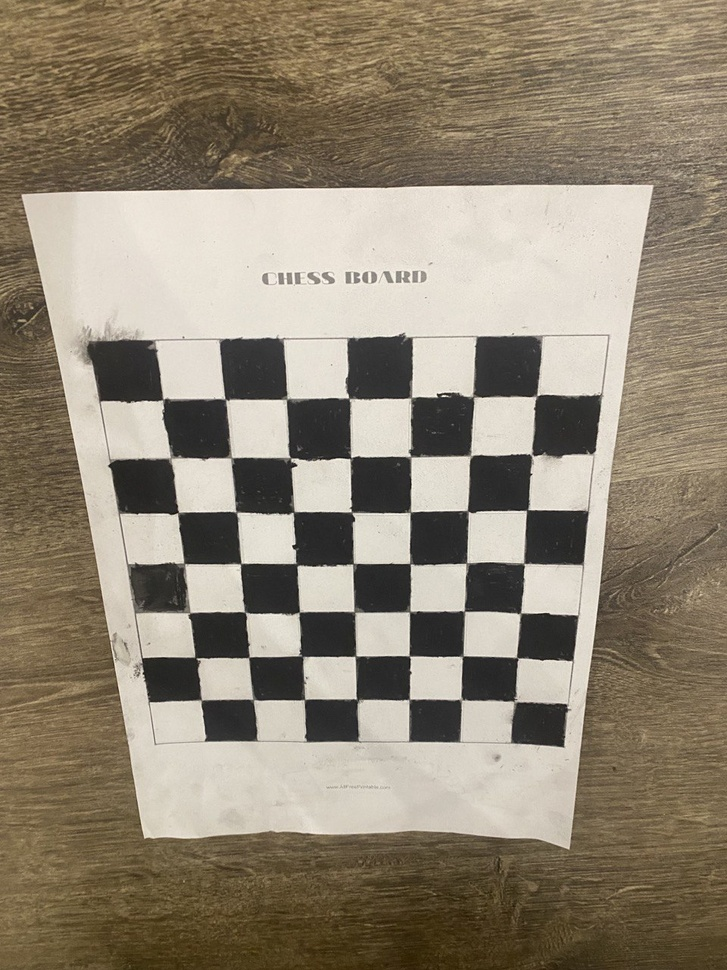
#> input picture HW12/cheackboard/board1.jpg, 727 x 970 px, shrunk from 960 x 1280 before the run; its folder holds only this picture in this run
$ jupyter execute --allow-errors HomeWork12.ipynb
#> lines starting #> are read from the running program, lines starting #| are printed output that depends on the picture; after the words box and inside, x2 and y2 are one past the last pixel; in counts of white or black regions, pixels touching at a corner belong together; long printed decimals are rounded
[cell 1]
import cv2
import numpy as np
import os
import glob
import matplotlib.pyplot as plt

# Defining the dimensions of checkerboard
CHECKERBOARD = (7,7)
criteria = (cv2.TERM_CRITERIA_EPS + cv2.TERM_CRITERIA_MAX_ITER, 30, 0.001)

# Creating vector to store vectors of 3D points for each checkerboard image
objpoints = []
# Creating vector to store vectors of 2D points for each checkerboard image
imgpoints = []


# Defining the world coordinates for 3D points
objp = np.zeros((1, CHECKERBOARD[0]*CHECKERBOARD[1], 3), np.float32)
objp[0,:,:2] = np.mgrid[0:CHECKERBOARD[0], 0:CHECKERBOARD[1]].T.reshape(-1, 2)
prev_img_shape = None

# Extracting path of individual image stored in a given directory
images = glob.glob('./cheackboard/*.jpg')
for fname in images:
    img = cv2.imread(fname)
#> img is the input picture: shape (970, 727, 3); mean B, G, R 115, 132.9, 143.7
    gray = cv2.cvtColor(img,cv2.COLOR_BGR2GRAY)
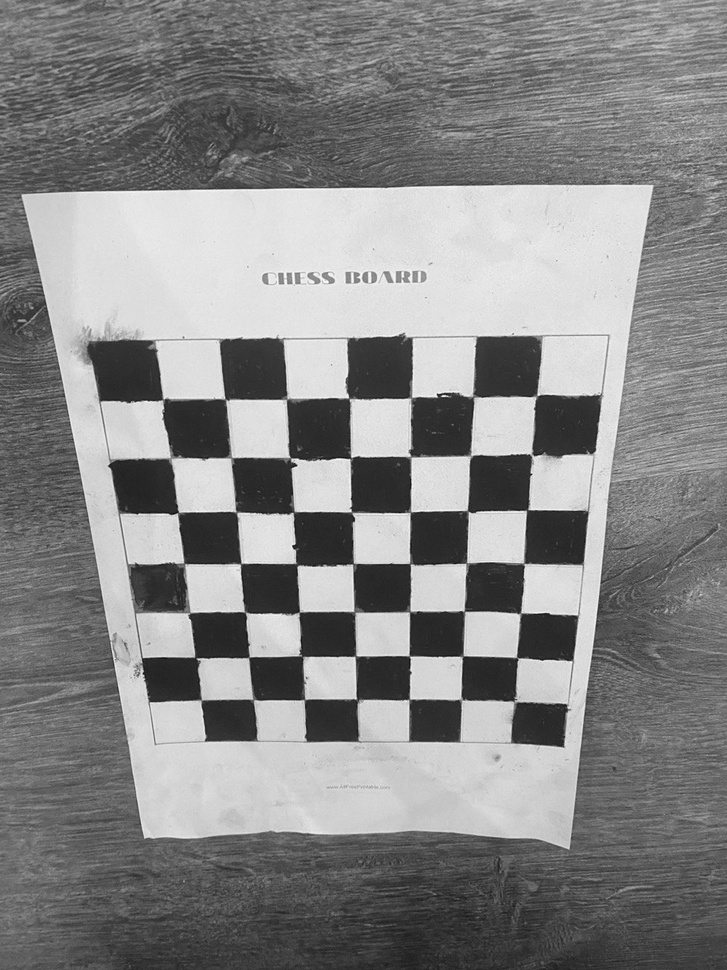
#> gray: shape (970, 727); min 12, max 254, mean 134
    # Find the chess board corners
    # If desired number of corners are found in the image then ret = true
    ret, corners = cv2.findChessboardCorners(gray, CHECKERBOARD, cv2.CALIB_CB_ADAPTIVE_THRESH+
    	cv2.CALIB_CB_FAST_CHECK+cv2.CALIB_CB_NORMALIZE_IMAGE)
#> ret = True; corners = 49 rows, first 8: [536.7, 395.9], [531.3, 454.7], [526.6, 510.2], [523.5, 563.4], [520.4, 613.3], [517.2, 657.5], [513.6, 701.6], [473.7, 396.5]

    """
    If desired number of corner are detected,
    we refine the pixel coordinates and display
    them on the images of checker board
    """
    if ret == True:
        objpoints.append(objp)
        # refining pixel coordinates for given 2d points.
        corners2 = cv2.cornerSubPix(gray,corners,(11,11),(-1,-1),criteria)
#> corners2 = 49 rows, first 8: [536.5, 395.8], [532.2, 455.3], [527.5, 509.9], [524.2, 563.4], [520.3, 613.3], [517.2, 657.8], [515.2, 701.3], [473.3, 397.1]

        imgpoints.append(corners2)

        # Draw and display the corners
        img = cv2.drawChessboardCorners(img, CHECKERBOARD, corners2,ret)
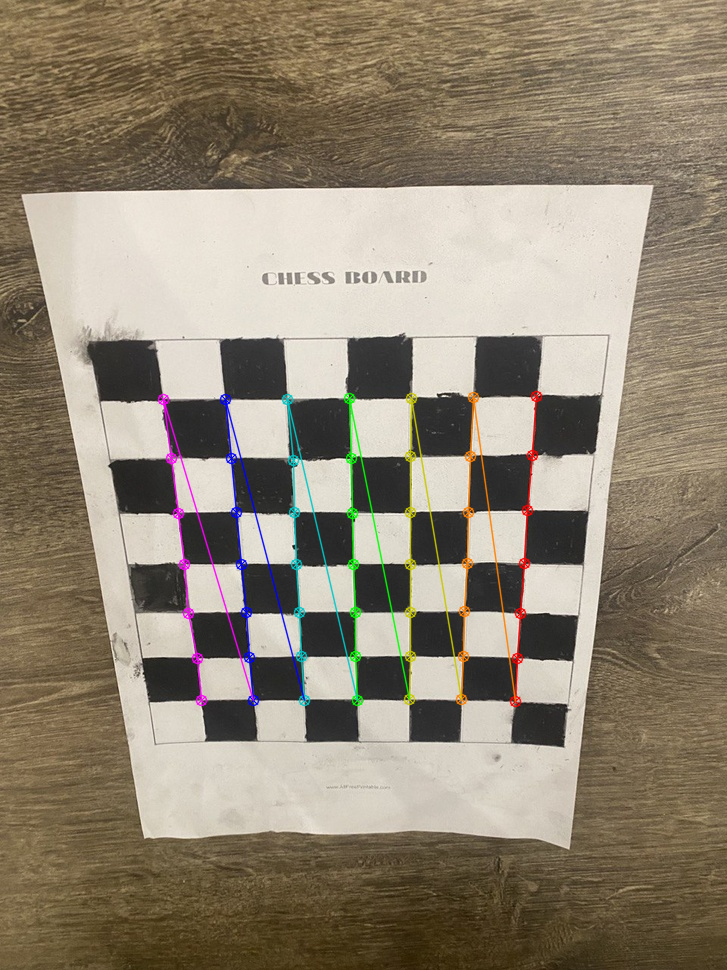
#> img: shape (970, 727, 3); 2.24% of pixels changed, all inside (x1, y1, x2, y2) = (157, 390, 543, 708)
    plt.imshow(img)
    plt.figure(figsize=(15,15))
    plt.show()
    cv2.imshow('img',img)
    cv2.waitKey(0)

cv2.destroyAllWindows()

h,w = img.shape[:2]
#> h = 970; w = 727

"""
Performing camera calibration by
passing the value of known 3D points (objpoints)
and corresponding pixel coordinates of the
detected corners (imgpoints)
"""
ret, mtx, dist, rvecs, tvecs = cv2.calibrateCamera(objpoints, imgpoints, gray.shape[::-1],None,None)
#> ret = 1; mtx = [[1172.5, 0, 315.3], [0, 1329.4, 494], [0, 0, 1]]; dist = [[-0.0047, 0.243, -0.0286, -0.0219, 103]]; rvecs = ([0.54, -0.439, 1.49],); tvecs = ([3.54, -1.35, 18.67],)

print("Camera matrix : \n")
print(mtx)
#| [[1.17250311e+03 0.00000000e+00 3.15271565e+02]
#|  [0.00000000e+00 1.32943168e+03 4.93955860e+02]
#|  [0.00000000e+00 0.00000000e+00 1.00000000e+00]]
print("dist : \n")
print(dist)
#| [[-4.69778507e-03  2.43015004e-01 -2.85729034e-02 -2.19052088e-02
#|    1.02960257e+02]]
print("rvecs : \n")
print(rvecs)
#| (array([[ 0.5403],
#|        [-0.4387],
#|        [ 1.488]]),)
print("tvecs : \n")
print(tvecs)
#| (array([[ 3.538 ],
#|        [-1.353],
#|        [18.670]]),)

[cell 2]
import numpy as np
import cv2 as cv
import sys
from matplotlib import pyplot as plt

def sobel():

    window_name = ('Sobel')
    scale = 1
    delta = 0
    ddepth = cv.CV_16S

    # Load the image
    src = cv.imread('cheackboard_object/coin.jpg', cv.IMREAD_COLOR)
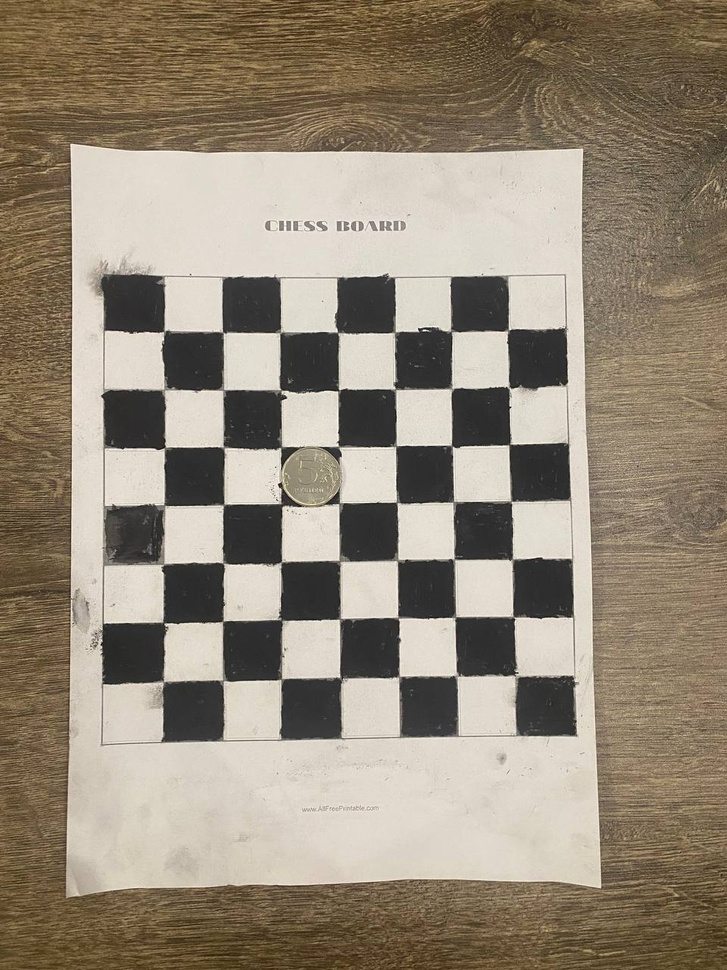
#> input picture HW12/cheackboard_object/coin.jpg, 727 x 970 px, shrunk from 960 x 1280 before the run
#> src is the input picture: shape (970, 727, 3); mean B, G, R 119.8, 136.6, 148.2
    # Check if image is loaded fine
    src = cv.GaussianBlur(src, (3, 3), 0)
    gray = cv.cvtColor(src, cv.COLOR_BGR2GRAY)
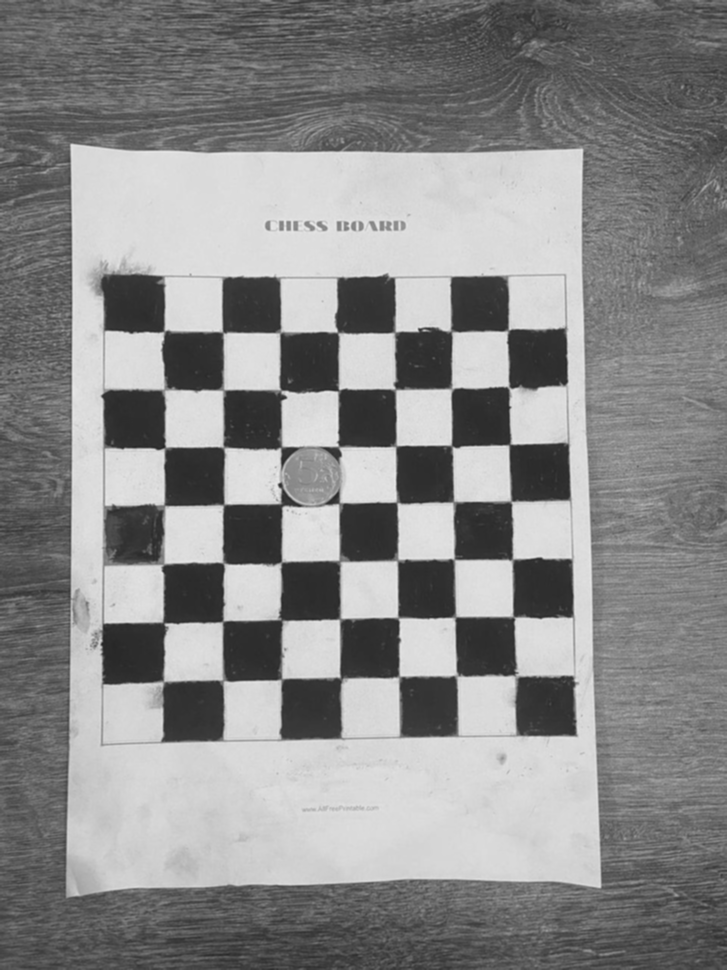
#> gray: shape (970, 727); min 36, max 234, mean 138.2
    grad_x = cv.Sobel(gray, ddepth, 1, 0, ksize=3, scale=scale, delta=delta, borderType=cv.BORDER_DEFAULT)
    # Gradient-Y
    # grad_y = cv.Scharr(gray,ddepth,0,1)
    grad_y = cv.Sobel(gray, ddepth, 0, 1, ksize=3, scale=scale, delta=delta, borderType=cv.BORDER_DEFAULT)
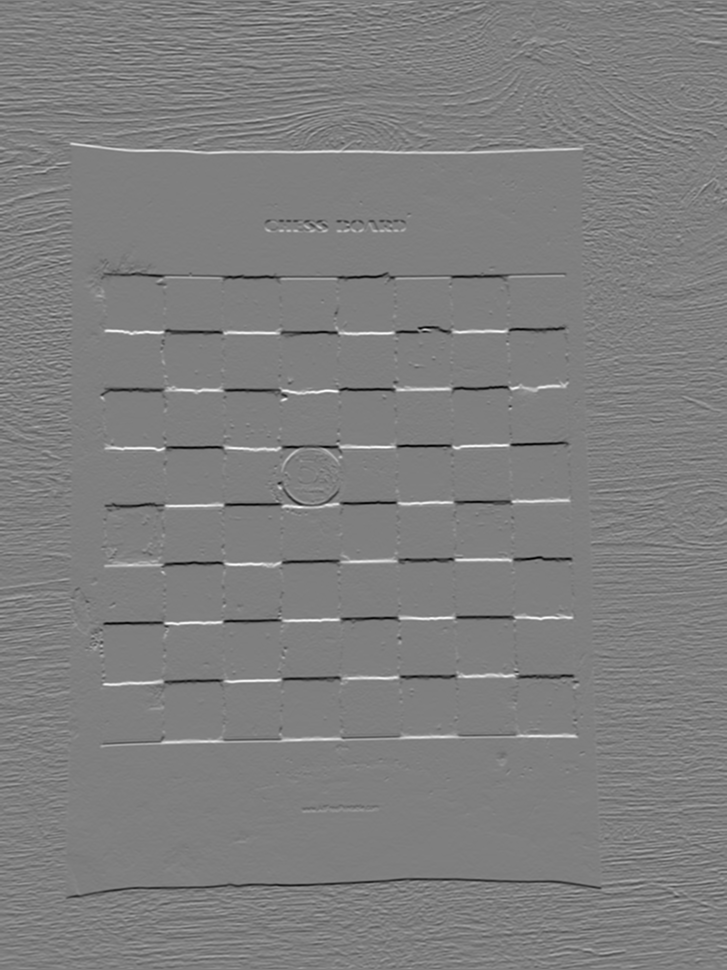
#> grad_y: shape (970, 727) int16; min -607, max 608, mean -0.2; drawn with min black and max white

    abs_grad_x = cv.convertScaleAbs(grad_x)
    abs_grad_y = cv.convertScaleAbs(grad_y)

    grad = cv.addWeighted(abs_grad_x, 0.5, abs_grad_y, 0.5, 0)

    plt.figure(figsize=(15,15))
    plt.imshow(grad)
    plt.title('Sobel')
    plt.xticks([]), plt.yticks([])
    plt.show()
#     cv.imshow(window_name, grad)
#     cv.waitKey(0)
    return 0

sobel()

img = cv.imread('cheackboard_object/coin.jpg')
canny = cv.Canny(img, 100, 200)
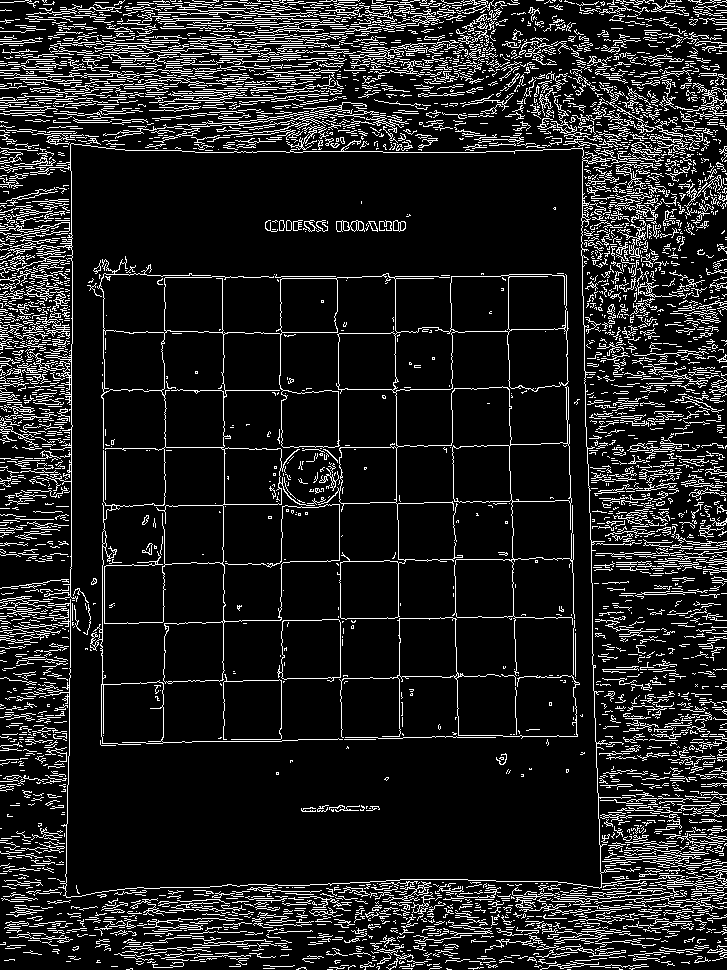
#> canny: shape (970, 727); 12.7% white in thin lines or dots

blur = cv.blur(img,(5,5))
plt.figure(figsize=(15,15))
plt.imshow(blur)
plt.title('Blurred')
plt.xticks([]), plt.yticks([])
plt.show()


#> (the rest of this cell did not finish here and is left out)
